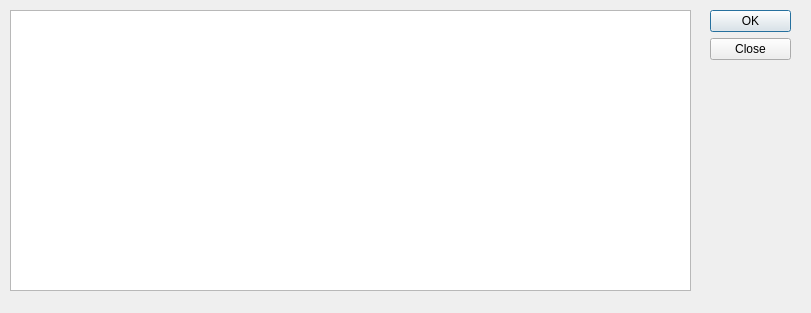
<?xml version="1.0" encoding="UTF-8"?>
<ui version="4.0">
 <class>DialogNewInvoiceAddProduct</class>
 <widget class="QDialog" name="DialogNewInvoiceAddProduct">
  <property name="geometry">
   <rect>
    <x>0</x>
    <y>0</y>
    <width>811</width>
    <height>313</height>
   </rect>
  </property>
  <property name="windowTitle">
   <string>Dialog</string>
  </property>
  <widget class="QDialogButtonBox" name="buttonBox">
   <property name="geometry">
    <rect>
     <x>710</x>
     <y>10</y>
     <width>81</width>
     <height>241</height>
    </rect>
   </property>
   <property name="orientation">
    <enum>Qt::Orientation::Vertical</enum>
   </property>
   <property name="standardButtons">
    <set>QDialogButtonBox::StandardButton::Close|QDialogButtonBox::StandardButton::Ok</set>
   </property>
  </widget>
  <widget class="QTableView" name="tableView">
   <property name="geometry">
    <rect>
     <x>10</x>
     <y>10</y>
     <width>681</width>
     <height>281</height>
    </rect>
   </property>
  </widget>
 </widget>
 <resources/>
 <connections>
  <connection>
   <sender>buttonBox</sender>
   <signal>accepted()</signal>
   <receiver>DialogNewInvoiceAddProduct</receiver>
   <slot>accept()</slot>
   <hints>
    <hint type="sourcelabel">
     <x>248</x>
     <y>254</y>
    </hint>
    <hint type="destinationlabel">
     <x>157</x>
     <y>274</y>
    </hint>
   </hints>
  </connection>
  <connection>
   <sender>buttonBox</sender>
   <signal>rejected()</signal>
   <receiver>DialogNewInvoiceAddProduct</receiver>
   <slot>reject()</slot>
   <hints>
    <hint type="sourcelabel">
     <x>316</x>
     <y>260</y>
    </hint>
    <hint type="destinationlabel">
     <x>286</x>
     <y>274</y>
    </hint>
   </hints>
  </connection>
 </connections>
</ui>
